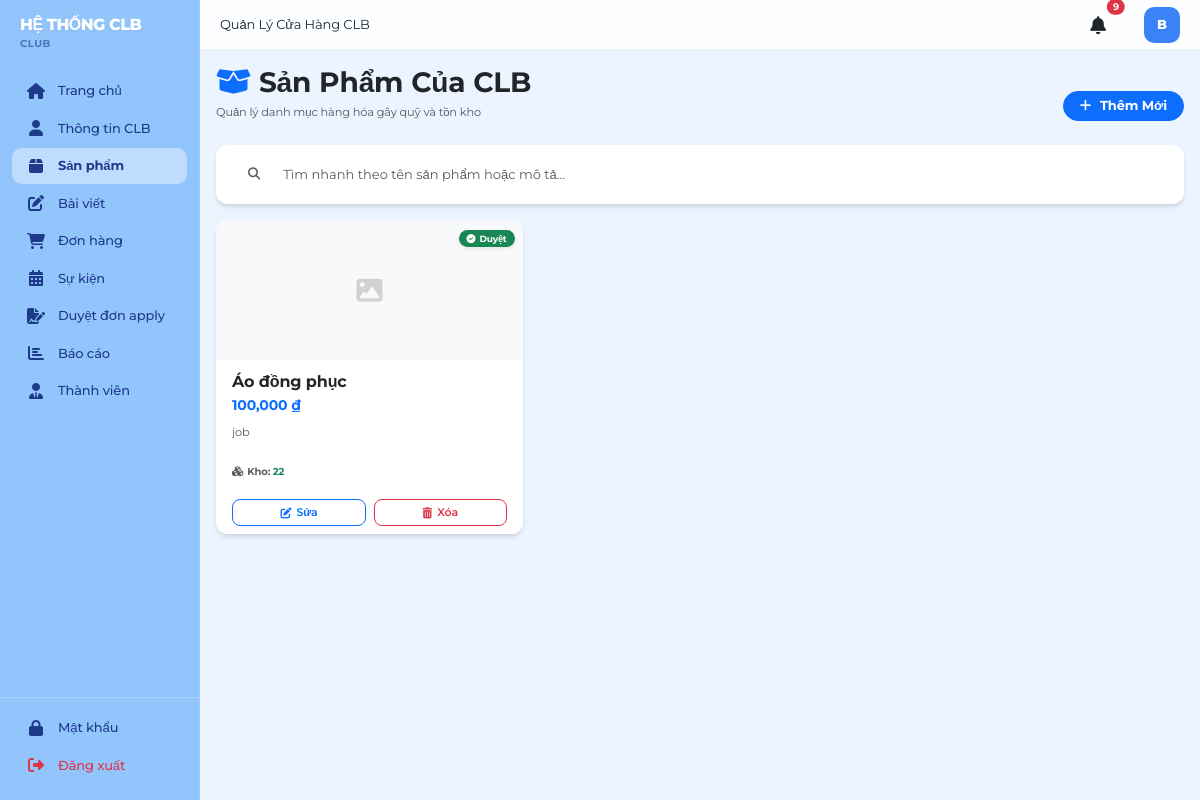
/club/products (signed in), run on the app's committed database.
### models.py (models this page shows, shortened)
class User(db.Model):
    __tablename__ = 'users'
    id = db.Column(db.Integer, primary_key=True)
    username = db.Column(db.String(120), unique=True, nullable=False)
    email = db.Column(db.String(120), unique=True, nullable=False)
    password_hash = db.Column(db.String(255), nullable=False)
    user_type = db.Column(db.String(20), nullable=False)  # student, club, admin
    status = db.Column(db.String(20), default=STATUS_ACTIVE)  # active, inactive
    created_at = db.Column(db.DateTime, default=datetime.utcnow)
    updated_at = db.Column(db.DateTime, default=datetime.utcnow, onupdate=datetime.utcnow)
    student_profile = db.relationship('Student', backref='user', uselist=False, cascade='all, delete-orphan')
    club_profile = db.relationship('Club', backref='user', uselist=False, cascade='all, delete-orphan', foreign_keys='Club.user_id')
    def is_student(self):
        return self.user_type == USER_TYPE_STUDENT
    def is_club(self):
        return self.user_type == USER_TYPE_CLUB

class Product(db.Model):
    __tablename__ = 'products'
    id = db.Column(db.Integer, primary_key=True)
    club_id = db.Column(db.Integer, db.ForeignKey('clubs.id'), nullable=False)
    product_name = db.Column(db.String(200), nullable=False)
    description = db.Column(db.Text)
    price = db.Column(db.Float, nullable=False)
    quantity = db.Column(db.Integer, default=0)
    image_url = db.Column(db.String(255))
    status = db.Column(db.String(20), default=STATUS_PENDING)  # pending, approved, active, inactive
    created_at = db.Column(db.DateTime, default=datetime.utcnow)
    updated_at = db.Column(db.DateTime, default=datetime.utcnow, onupdate=datetime.utcnow)
    order_items = db.relationship('OrderItem', backref='product', cascade='all, delete-orphan')

### app.py (the view)
@app.route('/club/products', methods=['GET', 'POST'])
@login_required
def club_products():
    if not current_user.is_club():
        flash('Chỉ CLB mới có thể quản lý sản phẩm', 'danger')
        return redirect(url_for('index'))
    club = current_user.club_profile
    products = Product.query.filter_by(club_id=club.id).all()
    return render_template('club/products.html', products=products)

### templates/club/products.html (shortened to what this page needs)
{% extends "base.html" %}
{% block page_title %}Quản Lý Cửa Hàng CLB{% endblock %}
{% block content %}
<div class="d-flex justify-content-between align-items-end mb-4">
    <div>
        <h3 class="fw-bold mb-1 text-dark"><i class="fas fa-box-open text-primary me-2"></i>Sản Phẩm Của CLB</h3>
        <p class="text-muted small mb-0">Quản lý danh mục hàng hóa gây quỹ và tồn kho</p>
    </div>
    <a href="{{ url_for('create_product') }}" class="btn btn-primary btn-sm rounded-pill px-3 py-1 fw-bold">
        <i class="fas fa-plus me-1"></i>Thêm Mới
    </a>
</div>
<div class="card border-0 mb-3 shadow-sm rounded-3">
    <div class="card-body p-2">
        <div class="input-group input-group-sm border-0">
            <span class="input-group-text bg-transparent border-0 px-3"><i class="fas fa-search text-muted small"></i></span>
            <input type="text" class="form-control border-0 bg-transparent py-2" style="font-size: 13px;" placeholder="Tìm nhanh theo tên sản phẩm hoặc mô tả..." id="searchInput">
        </div>
    </div>
</div>
<div class="row" id="productsGrid">
    {% for product in products %}
    <div class="col-md-4 mb-3">
        <div class="card h-100 border-0 shadow-sm rounded-3 overflow-hidden position-relative">
            <div class="bg-light d-flex align-items-center justify-content-center" style="height: 140px;">
                {% if product.image_url %}
                    <img src="{{ product.image_url }}" alt="{{ product.product_name }}" style="width: 100%; height: 100%; object-fit: cover;">
                {% else %}
                    <i class="fas fa-image fa-2x text-muted opacity-25"></i>
                {% endif %}
            </div>
            <div class="position-absolute top-0 end-0 p-2">
                {% if product.status == 'pending' %}
                <span class="badge bg-warning text-dark px-2 py-1 rounded-pill shadow-sm" style="font-size: 9px;"><i class="fas fa-hourglass-half me-1"></i>Chờ</span>
                {% elif product.status == 'approved' %}
                <span class="badge bg-success px-2 py-1 rounded-pill shadow-sm" style="font-size: 9px;"><i class="fas fa-check-circle me-1"></i>Duyệt</span>
                {% elif product.status == 'rejected' %}
                <span class="badge bg-danger px-2 py-1 rounded-pill shadow-sm" style="font-size: 9px;"><i class="fas fa-times-circle me-1"></i>Từ chối</span>
                {% endif %}
            </div>
            <div class="card-body p-3">
                <h6 class="fw-bold mb-1 text-truncate" style="max-width: 100%;">{{ product.product_name }}</h6>
                <p class="text-primary fw-bold mb-2" style="font-size: 14px;">{{ "{:,.0f}".format(product.price) }} ₫</p>
                <p class="text-muted small mb-2" style="display: -webkit-box; -webkit-line-clamp: 2; line-clamp: 2; -webkit-box-orient: vertical; overflow: hidden; height: 32px; line-height: 16px;">
                    {{ product.description }}
                </p>
                <div class="text-muted small fw-bold" style="font-size: 10px;">
                    <i class="fas fa-cubes me-1"></i>Kho: <span class="{% if product.quantity == 0 %}text-danger{% else %}text-success{% endif %}">{{ product.quantity }}</span>
                </div>
            </div>
            <div class="card-footer bg-white border-top-0 p-2 px-3 d-flex justify-content-between">
                <a href="{{ url_for('edit_product', product_id=product.id) }}" class="btn btn-outline-primary btn-sm flex-grow-1 p-1" style="font-size: 11px;">
                    <i class="fas fa-edit"></i> Sửa
                </a>
                <form action="{{ url_for('delete_product', product_id=product.id) }}" method="POST" class="d-inline flex-grow-1 ms-2">
                    <button type="submit" class="btn btn-outline-danger btn-sm w-100 p-1" style="font-size: 11px;" onclick="return confirm('Xóa sản phẩm này?')">
                        <i class="fas fa-trash-alt"></i> Xóa
                    </button>
                </form>
            </div>
        </div>
    </div>
    {% endfor %}
</div>
{% endblock %}

### templates/base.html (shortened to what this page needs)
<!DOCTYPE html>
<html lang="vi">
<head>
    <link href="https://cdn.jsdelivr.net/npm/bootstrap@5.3.0/dist/css/bootstrap.min.css" rel="stylesheet">
    <link rel="stylesheet" href="https://cdnjs.cloudflare.com/ajax/libs/font-awesome/6.4.0/css/all.min.css">
<link rel="stylesheet" href="{{ url_for('static', filename='css/style.css') }}">
</head>
<body>
    <div class="layout">
        {% if not hide_sidebar %}
        <div class="sidebar">
            <div class="logo">
                <h5>HỆ THỐNG CLB</h5>
                <p>{% if current_user.is_authenticated %}{{ current_user.user_type }}{% else %}Sinh viên{% endif %}</p>
            </div>
            <nav class="sidebar-nav">
                {% if current_user.is_authenticated %}
                    {% if current_user.is_student() %}
                        <div class="nav-item">
                            <a href="{{ url_for('student_dashboard') }}" class="nav-link {% if request.endpoint == 'student_dashboard' %}active{% endif %}">
                                <i class="fas fa-home"></i> Trang chủ
                            </a>
                        </div>
                        <div class="nav-item">
                            <a href="{{ url_for('student_profile') }}" class="nav-link {% if request.endpoint and 'profile' in request.endpoint %}active{% endif %}">
                                <i class="fas fa-user"></i> Hồ sơ cá nhân
                            </a>
                        </div>
                        <div class="nav-item">
                            <a href="{{ url_for('student_activities') }}" class="nav-link {% if request.endpoint == 'student_activities' %}active{% endif %}">
                                <i class="fas fa-tasks"></i> Hoạt động của tôi
                            </a>
                        </div>
                        <div class="nav-item">
                            <a href="{{ url_for('student_clubs') }}" class="nav-link {% if request.endpoint == 'student_clubs' %}active{% endif %}">
                                <i class="fas fa-users"></i> Khám phá CLB
                            </a>
                        </div>
                        <div class="nav-item">
                            <a href="{{ url_for('student_events') }}" class="nav-link {% if request.endpoint == 'student_events' %}active{% endif %}">
                                <i class="fas fa-calendar"></i> Sự kiện
                            </a>
                        </div>
                        <div class="nav-item">
                            <a href="{{ url_for('products_list') }}" class="nav-link {% if 'product' in request.endpoint|string %}active{% endif %}">
                                <i class="fas fa-shopping-bag"></i> Cửa hàng
                            </a>
                        </div>
                        <div class="nav-item">
                            <a href="{{ url_for('cart') }}" class="nav-link {% if request.endpoint == 'cart' %}active{% endif %}">
                                <i class="fas fa-shopping-cart"></i> Giỏ hàng
                            </a>
                        </div>
                        <div class="nav-item">
                            <a href="{{ url_for('orders_list') }}" class="nav-link {% if request.endpoint == 'orders_list' %}active{% endif %}">
                                <i class="fas fa-receipt"></i> Đơn hàng
                            </a>
                        </div>
                        <div class="nav-item">
                            <a href="{{ url_for('student_club_register') }}" class="nav-link {% if request.endpoint == 'student_club_register' %}active{% endif %}">
                                <i class="fas fa-edit"></i> Đăng ký CLB
                            </a>
                        </div>
                    {% elif current_user.is_club() %}
                        <div class="nav-item">
                            <a href="{{ url_for('club_dashboard') }}" class="nav-link {% if request.endpoint == 'club_dashboard' %}active{% endif %}">
                                <i class="fas fa-home"></i> Trang chủ
                            </a>
                        </div>
                        <div class="nav-item">
                            <a href="{{ url_for('club_profile') }}" class="nav-link {% if request.endpoint == 'club_profile' %}active{% endif %}">
                                <i class="fas fa-user"></i> Thông tin CLB
                            </a>
                        </div>
                        <div class="nav-item">
                            <a href="{{ url_for('club_products') }}" class="nav-link {% if 'product' in request.endpoint|string %}active{% endif %}">
                                <i class="fas fa-box"></i> Sản phẩm
                            </a>
                        </div>
                        <div class="nav-item">
                            <a href="{{ url_for('club_posts') }}" class="nav-link {% if 'post' in request.endpoint|string %}active{% endif %}">
                                <i class="fas fa-edit"></i> Bài viết
                            </a>
                        </div>
                        <div class="nav-item">
                            <a href="{{ url_for('club_orders') }}" class="nav-link {% if 'order' in request.endpoint|string %}active{% endif %}">
                                <i class="fas fa-shopping-cart"></i> Đơn hàng
                            </a>
                        </div>
                        <div class="nav-item">
                            <a href="{{ url_for('club_events') }}" class="nav-link {% if 'event' in request.endpoint|string %}active{% endif %}">
                                <i class="fas fa-calendar-alt"></i> Sự kiện
                            </a>
                        </div>
                        <div class="nav-item">
                            <a href="{{ url_for('club_applications') }}" class="nav-link {% if request.endpoint == 'club_applications' %}active{% endif %}">
                                <i class="fas fa-file-signature"></i> Duyệt đơn apply
                            </a>
                        </div>
                        <div class="nav-item">
                            <a href="{{ url_for('club_reports') }}" class="nav-link {% if request.endpoint == 'club_reports' %}active{% endif %}">
                                <i class="fas fa-chart-bar"></i> Báo cáo
                            </a>
                        </div>
                        <div class="nav-item">
                            <a href="{{ url_for('club_members') }}" class="nav-link {% if request.endpoint == 'club_members' %}active{% endif %}">
                                <i class="fas fa-user-tie"></i> Thành viên
                            </a>
                        </div>
                    {% endif %}
                {% endif %}
            </nav>
            {% if current_user.is_authenticated %}
            <div class="sidebar-footer">
                <div class="nav-item">
                    <a href="{{ url_for('change_credentials') }}" class="nav-link {% if request.endpoint == 'change_credentials' %}active{% endif %}">
                        <i class="fas fa-lock"></i> Mật khẩu
                    </a>
                </div>
                <div class="nav-item">
                    <a href="{{ url_for('logout') }}" class="nav-link text-danger">
                        <i class="fas fa-sign-out-alt"></i> Đăng xuất
                    </a>
                </div>
            </div>
            {% endif %}
        </div>
        {% endif %}
        <div class="main-container {% if hide_sidebar %}no-sidebar{% endif %}">
            {% if not hide_sidebar %}
            <div class="top-header">
                <div class="header-left">
                    {% block page_title %}{% endblock %}
                </div>
                <div class="header-right">
                    <a href="{{ url_for('notifications_list') }}" class="notification-icon position-relative text-dark text-decoration-none me-3">
                        <i class="fas fa-bell"></i>
                        {% if unread_count > 0 %}
                        <span class="position-absolute top-0 start-100 translate-middle badge rounded-pill bg-danger" style="font-size: 0.6rem; padding: 0.35em 0.65em; border: 2px solid #fff;">
                            {{ unread_count if unread_count < 100 else '99+' }}
                        </span>
                        {% endif %}
                    </a>
                    {% if current_user.is_authenticated %}
                        {% set avatar = None %}
                        {% if current_user.is_student() and current_user.student_profile and current_user.student_profile.avatar_url %}
                            {% set avatar = current_user.student_profile.avatar_url %}
                        {% elif current_user.is_club() and current_user.club_profile and current_user.club_profile.logo_url %}
                            {% set avatar = current_user.club_profile.logo_url %}
                        {% endif %}
                        {% if avatar %}
                        <div class="user-avatar border border-2 shadow-sm" title="{{ current_user.username }}">
                            <img src="{{ avatar }}" alt="Avatar" style="width: 100%; height: 100%; object-fit: cover; border-radius: 50%;">
                        </div>
                        {% else %}
                        <div class="user-avatar" title="{{ current_user.username or 'User' }}">
                            {{ (current_user.username[0].upper() if current_user.username else '?') }}
                        </div>
                        {% endif %}
                    {% endif %}
                </div>
            </div>
            {% endif %}
            <div class="content-area">
                {% block content %}{% endblock %}
            </div>
        </div>
    </div>
</body>
</html>

### data on the page
User: user_type "CLUB", username "B"
Product: status "approved" (drawn), product_name "Áo đồng phục", price "100,000", description "job", quantity "22"

### other printed values
{{ unread_count if unread_count < 100 else '99+' }} "9"
